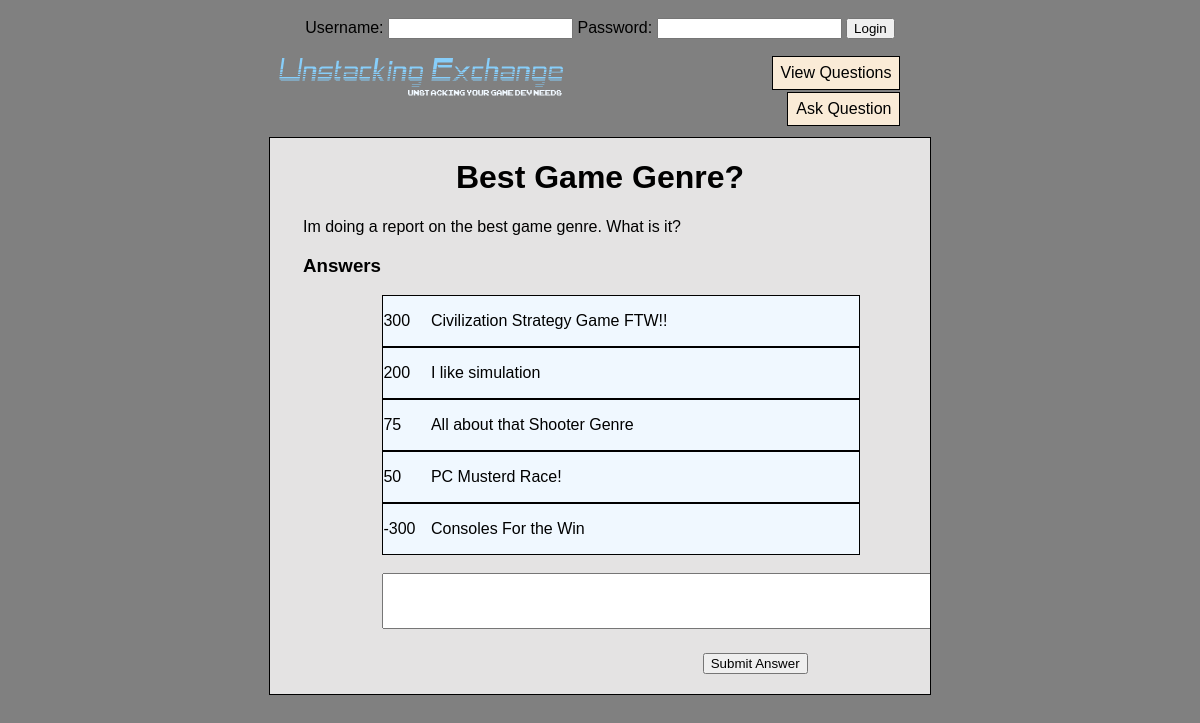
The page /QuestionView.php?id=5 on the database its author committed.
### tables this page shows
CREATE TABLE `Questions` (
  `id` int(11) NOT NULL AUTO_INCREMENT,
  `questionScore` int(250) NOT NULL,
  `questionTitle` varchar(250) NOT NULL,
  `questionBody` varchar(8000) NOT NULL,
  PRIMARY KEY (`id`)
);

CREATE TABLE `Answers` (
  `AnswerID` int(11) NOT NULL AUTO_INCREMENT,
  `questionID` int(250) NOT NULL,
  `answerScore` int(250) NOT NULL,
  `answerBody` varchar(250) NOT NULL,
  PRIMARY KEY (`AnswerID`)
);

### QuestionView.php (the view, shortened to what this page needs)
<!DOCTYPE html>
<html lang="en">
    <head>
        <link rel="stylesheet" type="text/css" href="CSS/stylesheet.css">
    </head>
    <body>
        <div id="Header">
            <form class="FormLogin">
                Username: <input type="text" name='user' >
                Password: <input type="password" name='pass' >
                <input type="submit" value="Login">
            </form>
            <div class="Navigation">
                <h1>
                    <a href="index.php"><img src="images/Logo.png" class="logo"></a>
                </h1>
                <ul>
                    <li><a href="questions.php">View Questions</a></li>
                    <li><A href="ask.php">Ask Question</a></li>
                </ul>
            </div>
        </div>
        <div id="Container">
            <div id="Content">
                <?php
                $servername = "localhost";
                $username = "root";
                $password = "";
                $dbName = "QuestionAnswer";
                $conn = mysqli_connect($servername, $username, $password, $dbName);
                $sql = "SELECT * FROM Questions WHERE id='".$_GET["id"] . "'";
                $sqlA = "SELECT * FROM Answers WHERE questionID='".$_GET["id"]."' ORDER BY answerScore DESC";
                $result = mysqli_query($conn, $sql);
                $resultA = mysqli_query($conn, $sqlA);
                if (mysqli_num_rows($result) > 0)
                {
                    while ($row = mysqli_fetch_assoc($result))
                    {
                            echo "<div id=\"QuestionTitle\">";
                            echo "<h1>" . $row["questionTitle"] . "</h1>";
                            echo "</div>";
                            echo "<div id=\"QuestionBody\">";
                            echo "<p>";
                            echo $row["questionBody"];
                            echo "</p>";
                            echo "</div>";
                            echo "<div id=\"Answers\">";
                            echo "<h3>Answers</h3>";
                            echo "<ul>";
                            if (mysqli_num_rows($resultA) > 0)
                            {
                                while ($rowA = mysqli_fetch_assoc($resultA))
                                {
                                    echo "<li>" . "<p id=\"AnswerScore\">" . $rowA["answerScore"] . "</p>" .
                                    "<p id=\"AnswerText\">" . $rowA["answerBody"] . "</p>" . "</li>";
                                }
                            }
                            echo "<br />";
                    }
                }
                ?>
                <form method="post">
                    <textarea rows="30" name="ABody" style="width: 600px; height: 50px;"></textarea>
                    <input type="submit" name="submit" value="Submit Answer" style="margin: 20px 50px; float: right"/>
                </form>
                <?php
                    echo "</ul>";
                ?>
            </div>
        </div>
    </body>
</html>

### CSS/stylesheet.css (style rules this page uses)
body { background: Gray; margin: 0; padding: 0; text-align: center; color: #000000; font-family: Arial, Helvetica, sans-serif; font-size: 100%; }
#Container { width:55%; margin:10px auto; text-align: left; background-color: #E4E3E3; border: 1px solid #000000; }
#Content { width: 100%; height: 100%; overflow: hidden; }
.Navigation { width:55%; margin:auto; text-align: left; }
.Navigation h1 { display: inline-block; width: 60%; margin: 0; padding: 0; }
.logo { width: 300px; height: 75px; }
.Navigation ul { display: inline-block; width: 35%; text-align: right; margin: 0; padding: 0; }
.Navigation ul li { display: inline-block; border: 1px solid black; margin: 1px; background: #FAEBD7; }
.Navigation ul li a { display: block; text-decoration: none; text-align: center; padding: 7px 8px; color: black; }
#QuestionBody { margin: auto; width: 90%; }
#QuestionTitle { text-align: center; margin: auto; }
#Answers { width: 90%; margin: auto; }
#Answers ul { width: 80%; margin: auto; }
#Answers ul li { width: 100%; border: 1px solid black; background-color: #F0F8FF; display: block; }
#AnswerScore { width: 10%; display: inline-block; }
#AnswerText { width: 80%; display: inline-block; }

### rows shown on the page
questions: questionTitle "Best Game Genre?", questionBody "Im doing a report on the best game genre. What is it?"
answers: answerScore "300", answerBody "Civilization Strategy Game FTW!!"
answers: answerScore "200", answerBody "I like simulation"
answers: answerScore "75", answerBody "All about that Shooter Genre"
answers: answerScore "50", answerBody "PC Musterd Race!"
answers: answerScore "-300", answerBody "Consoles For the Win"
